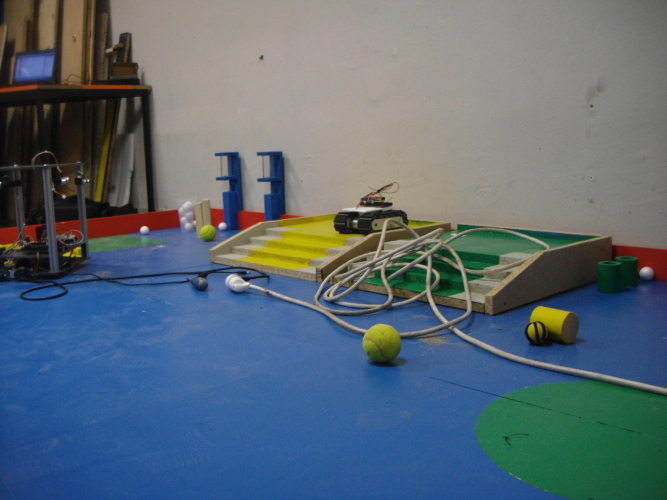
#> input picture Informatique/MachineLearning/Python/tablePict2.JPG, 667 x 500 px
$ python whiteBallsDetection.py
#> lines starting #> are read from the running program, lines starting #| are printed output that depends on the picture; after the words box and inside, x2 and y2 are one past the last pixel; in counts of white or black regions, pixels touching at a corner belong together
import numpy as np
import cv2

def nothing(x):
    pass

cv2.namedWindow('Saturation')
cv2.createTrackbar('min', 'Saturation', 0, 255, nothing)
#> slider 'min' is set to 51
cv2.createTrackbar('max', 'Saturation', 0, 255, nothing)
#> slider 'max' is set to 255

img = cv2.imread('tablePict2.JPG') #Ouverture de l'image
#> img is the input picture: shape (500, 667, 3); mean B, G, R 116.7, 105, 89.9
end = False

while(not end):

    hsvMin = np.array([0, cv2.getTrackbarPos('min', 'Saturation'), 0])
    hsvMax = np.array([180, cv2.getTrackbarPos('max', 'Saturation'), 255])

    mask = cv2.inRange(img, hsvMin, hsvMax)
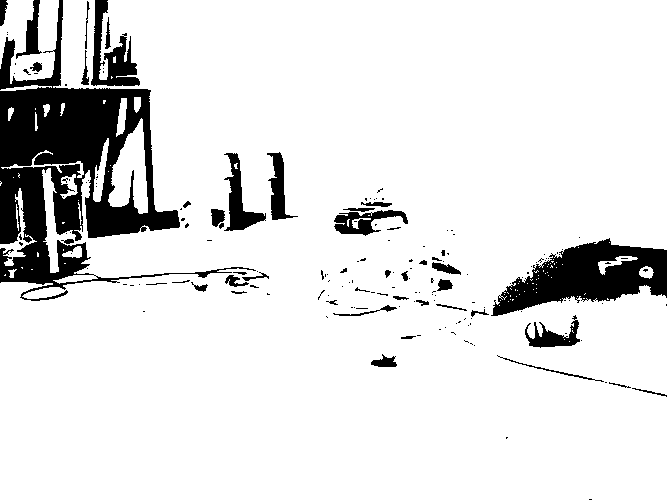
#> mask: shape (500, 667); 88.5% white; 172 black regions (126 under 20 px), largest, box (x1, y1, x2, y2) and area: (0, 0, 256, 301) 22182, (491, 238, 667, 316) 7048, (91, 0, 140, 86) 1779

    cv2.imshow('Result', mask)

    if(cv2.waitKey(1) & 0xFF == ord('q')):
#> (key q is pressed here)
        end = True

cv2.destroyAllWindows()

$ run again, with Informatique/MachineLearning/Python/tablePict3.JPG copied over Informatique/MachineLearning/Python/tablePict2.JPG
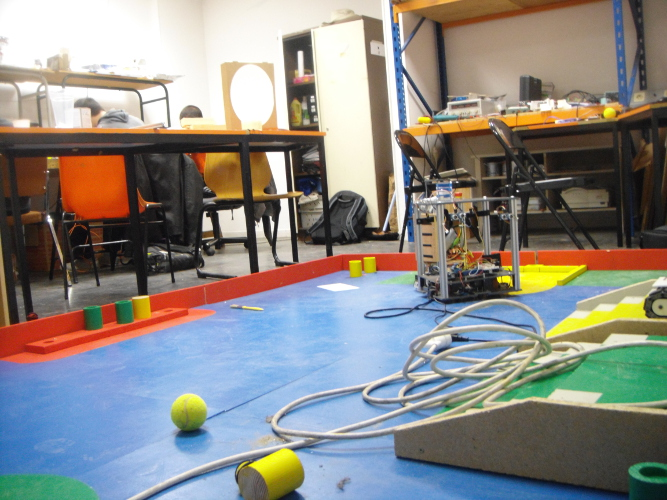
#> input picture Informatique/MachineLearning/Python/tablePict3.JPG, 667 x 500 px
#> img is the input picture: shape (500, 667, 3); mean B, G, R 132.3, 136.5, 138.6
#> `mask = cv2.inRange(img, hsvMin, hsvMax)`:
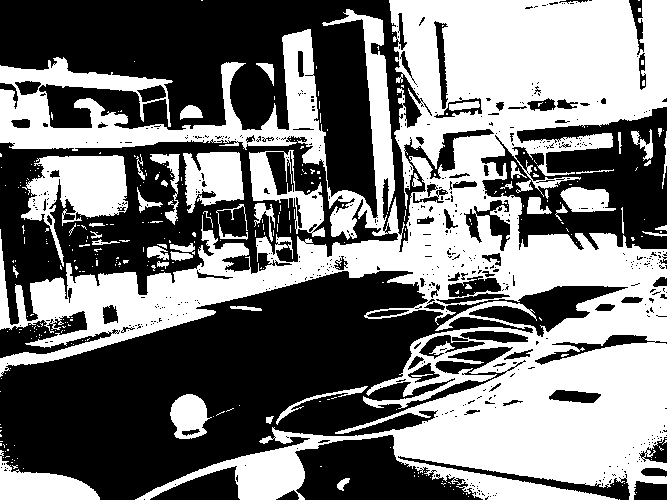
#> mask: shape (500, 667); 47.1% white; 323 white regions (274 under 20 px), largest, box (x1, y1, x2, y2) and area: (0, 0, 667, 500) 136407, (21, 155, 128, 267) 5382, (183, 152, 244, 213) 2637

$ run again, with Informatique/MachineLearning/Python/escalier.jpg copied over Informatique/MachineLearning/Python/tablePict2.JPG
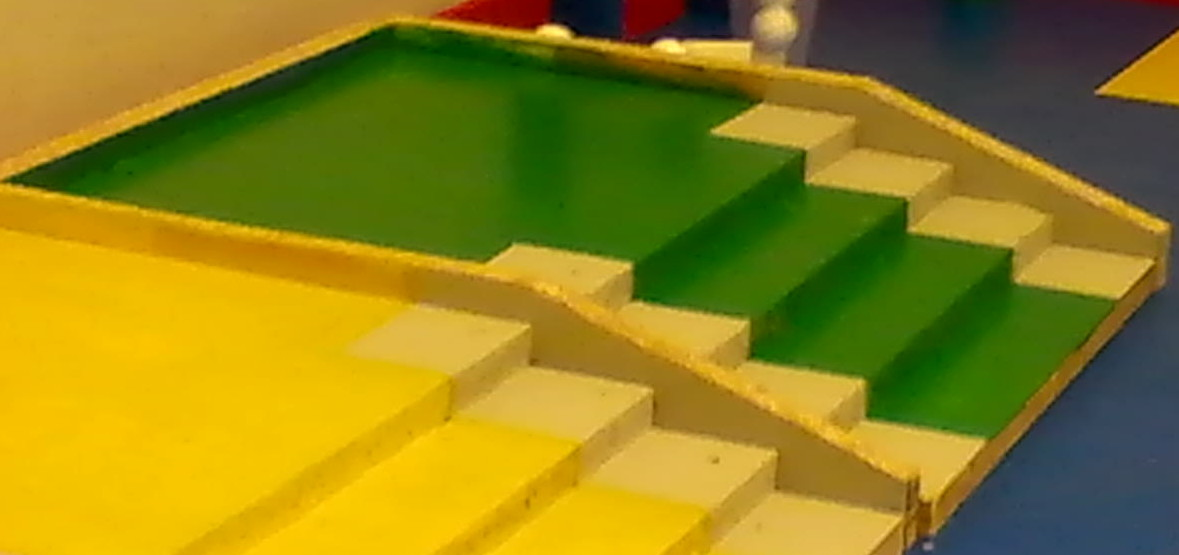
#> input picture Informatique/MachineLearning/Python/escalier.jpg, 1179 x 555 px
#> img is the input picture: shape (555, 1179, 3); mean B, G, R 25.6, 129.7, 142.8
#> `mask = cv2.inRange(img, hsvMin, hsvMax)`:
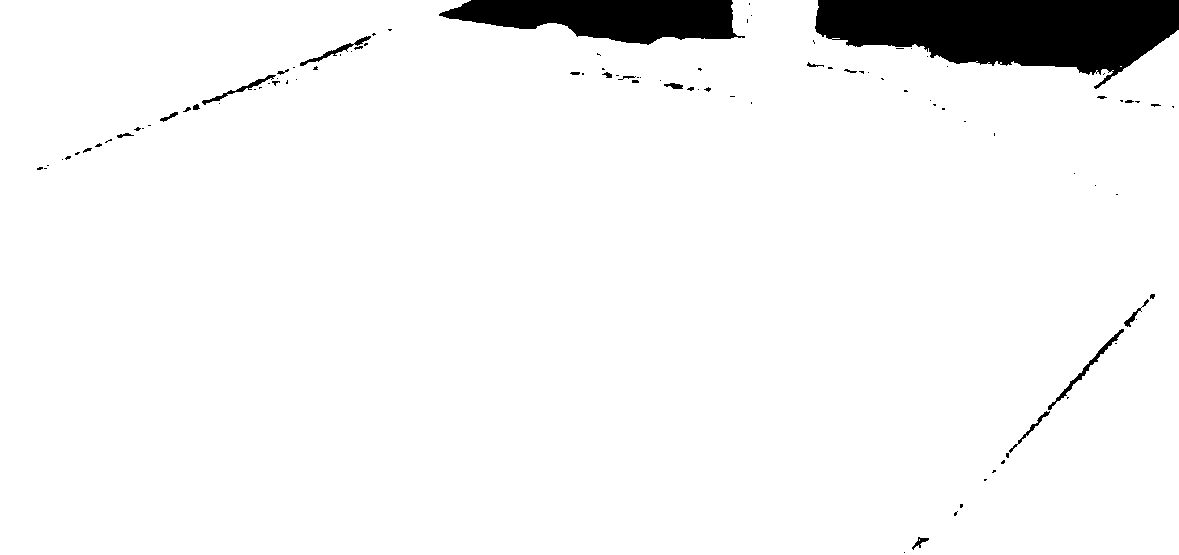
#> mask: shape (555, 1179); 95.1% white; 100 black regions (74 under 20 px), largest, box (x1, y1, x2, y2) and area: (815, 0, 1179, 89) 20520, (439, 0, 745, 45) 9264, (1048, 329, 1124, 410) 443
